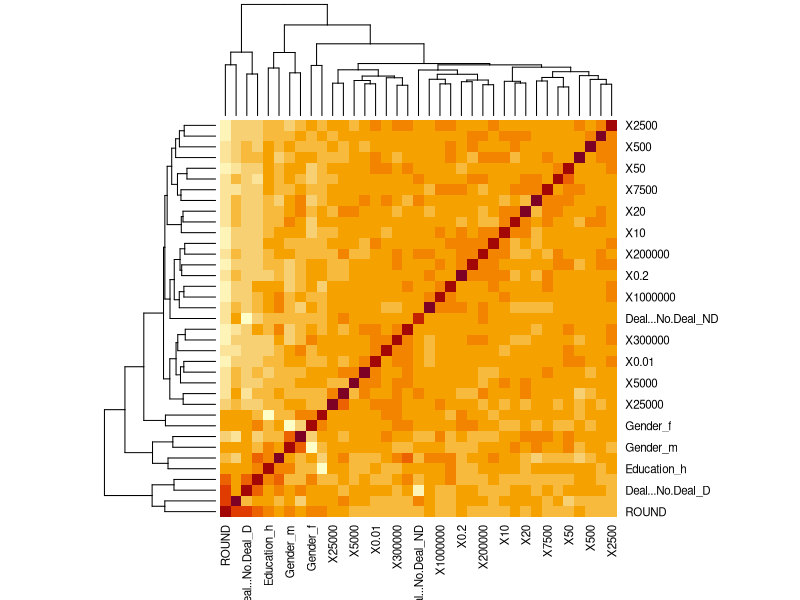

Generate this figure with R:
## ---- chunk 1
data<-read.csv('../20060455_Data.csv')
# clean dataset externally with excel
data$Gender_m <- ifelse(data$Gender == "M", 1,0)
data$Gender_f <- ifelse(data$Gender == "F", 1,0)
data$Education_h <- ifelse(data$Education == "H", 1,0)
data$Education_l <- ifelse(data$Education == "L", 1,0)
data$Deal...No.Deal_D <- ifelse(data$Deal...No.Deal == "D", 1,0)
data$Deal...No.Deal_ND <- ifelse(data$Deal...No.Deal == "ND", 1,0)
numeric_data<-subset(data, select= -c(ID.Number, Broadcast.Date, Name, Education, Gender, Deal...No.Deal))
summary(data)
## ---- chunk 2
summary(numeric_data)
## ---- chunk 3
cor(numeric_data)
heatmap(cor(numeric_data))
